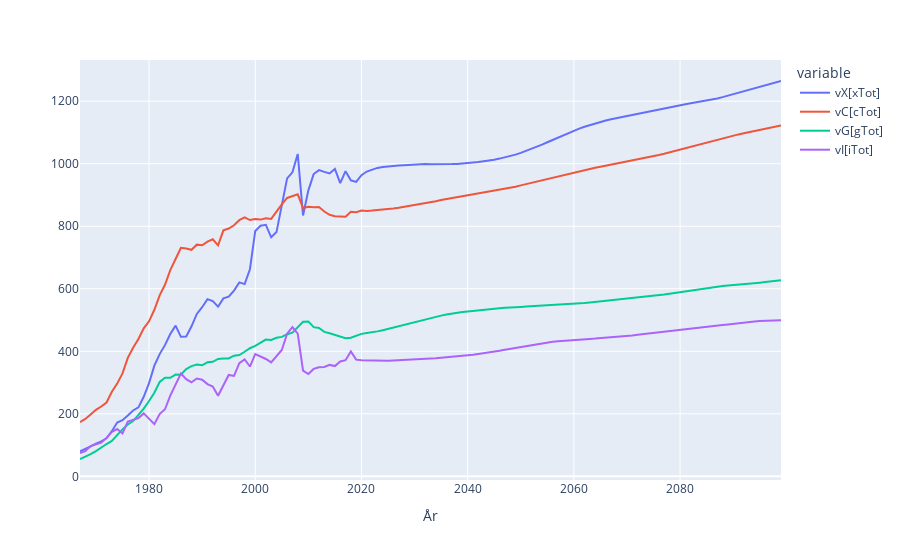

Here is the notebook cell this chart was saved with:
### Markdown cell above
Let's try plotting a few national income variables:

### Code cell
plot([b.vX, b.vC, b.vG, b.vI])

### Figure 1 — Plotly figure (JSON) as saved in the notebook; plotly's stock layout.template omitted (floating-point values rounded to 4 significant figures; data arrays with more than 128 entries replaced by an {"elided": "..."} marker saying what was removed)
{"data": [{"hovertemplate": "variable=vX[xTot]<br>index=%{x}<br>value=%{y}<extra></extra>", "legendgroup": "vX[xTot]", "line": {"color": "#636efa", "dash": "solid"}, "mode": "lines", "name": "vX[xTot]", "orientation": "v", "showlegend": true, "type": "scatter", "x": {"elided": "133 int values"}, "xaxis": "x", "y": {"elided": "133 float values"}, "yaxis": "y"}, {"hovertemplate": "variable=vC[cTot]<br>index=%{x}<br>value=%{y}<extra></extra>", "legendgroup": "vC[cTot]", "line": {"color": "#EF553B", "dash": "solid"}, "mode": "lines", "name": "vC[cTot]", "orientation": "v", "showlegend": true, "type": "scatter", "x": {"elided": "133 int values"}, "xaxis": "x", "y": {"elided": "133 float values"}, "yaxis": "y"}, {"hovertemplate": "variable=vG[gTot]<br>index=%{x}<br>value=%{y}<extra></extra>", "legendgroup": "vG[gTot]", "line": {"color": "#00cc96", "dash": "solid"}, "mode": "lines", "name": "vG[gTot]", "orientation": "v", "showlegend": true, "type": "scatter", "x": {"elided": "133 int values"}, "xaxis": "x", "y": {"elided": "133 float values"}, "yaxis": "y"}, {"hovertemplate": "variable=vI[iTot]<br>index=%{x}<br>value=%{y}<extra></extra>", "legendgroup": "vI[iTot]", "line": {"color": "#ab63fa", "dash": "solid"}, "mode": "lines", "name": "vI[iTot]", "orientation": "v", "showlegend": true, "type": "scatter", "x": {"elided": "133 int values"}, "xaxis": "x", "y": {"elided": "133 float values"}, "yaxis": "y"}], "layout": {"legend": {"title": {"text": "variable"}, "tracegroupgap": 0}, "margin": {"t": 60}, "xaxis": {"anchor": "y", "domain": [0, 1], "title": {"text": "År"}}, "yaxis": {"anchor": "x", "domain": [0, 1], "title": {"text": ""}}}}
